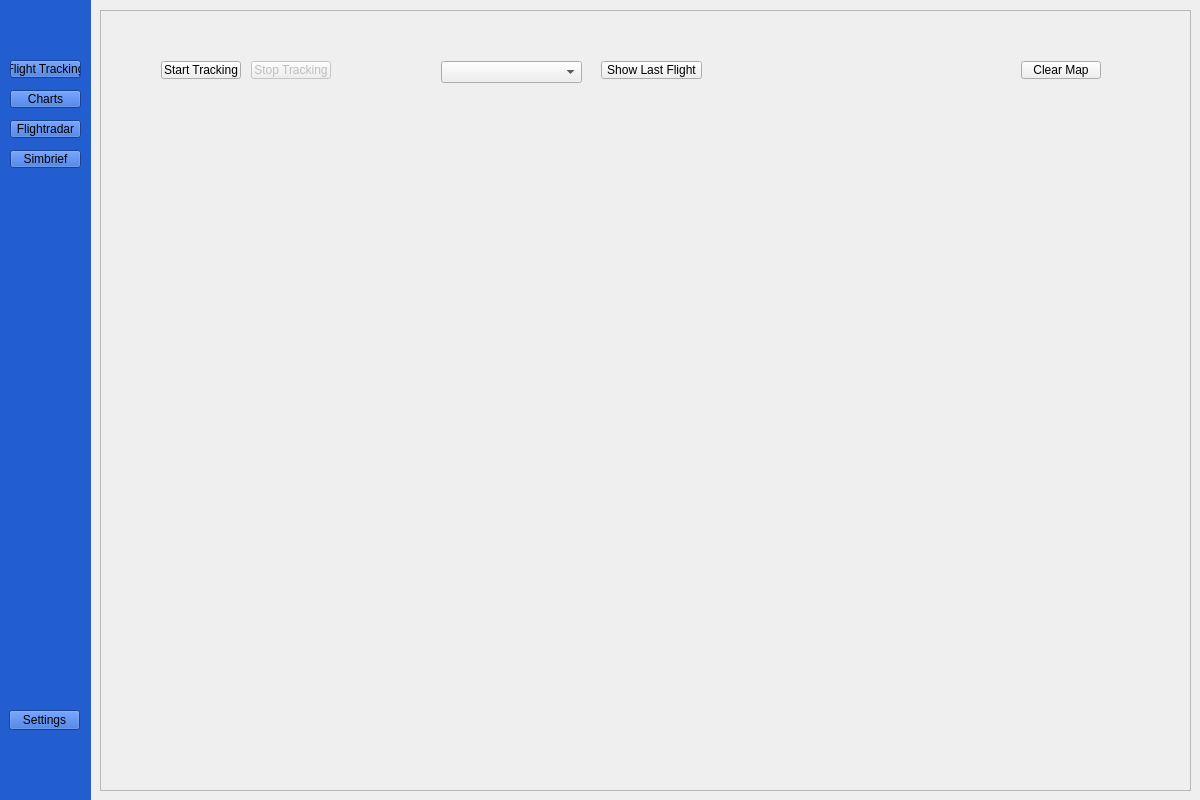
<?xml version="1.0" encoding="UTF-8"?>
<ui version="4.0">
 <class>tracking</class>
 <widget class="QWidget" name="tracking">
  <property name="geometry">
   <rect>
    <x>0</x>
    <y>0</y>
    <width>1200</width>
    <height>800</height>
   </rect>
  </property>
  <property name="sizePolicy">
   <sizepolicy hsizetype="Expanding" vsizetype="Expanding">
    <horstretch>0</horstretch>
    <verstretch>0</verstretch>
   </sizepolicy>
  </property>
  <property name="windowTitle">
   <string>Form</string>
  </property>
  <widget class="QFrame" name="frame">
   <property name="geometry">
    <rect>
     <x>-10</x>
     <y>-10</y>
     <width>101</width>
     <height>811</height>
    </rect>
   </property>
   <property name="sizePolicy">
    <sizepolicy hsizetype="Expanding" vsizetype="Expanding">
     <horstretch>0</horstretch>
     <verstretch>0</verstretch>
    </sizepolicy>
   </property>
   <property name="autoFillBackground">
    <bool>false</bool>
   </property>
   <property name="styleSheet">
    <string notr="true">background-color: #225ecf;</string>
   </property>
   <property name="frameShape">
    <enum>QFrame::Shape::Box</enum>
   </property>
   <property name="frameShadow">
    <enum>QFrame::Shadow::Raised</enum>
   </property>
   <property name="lineWidth">
    <number>0</number>
   </property>
   <widget class="QPushButton" name="flightTrackingPB">
    <property name="geometry">
     <rect>
      <x>20</x>
      <y>70</y>
      <width>71</width>
      <height>18</height>
     </rect>
    </property>
    <property name="text">
     <string>Flight Tracking</string>
    </property>
   </widget>
   <widget class="QPushButton" name="chartsPB">
    <property name="geometry">
     <rect>
      <x>20</x>
      <y>100</y>
      <width>71</width>
      <height>18</height>
     </rect>
    </property>
    <property name="styleSheet">
     <string notr="true"/>
    </property>
    <property name="text">
     <string>Charts</string>
    </property>
   </widget>
   <widget class="QPushButton" name="flightradarPB">
    <property name="geometry">
     <rect>
      <x>20</x>
      <y>130</y>
      <width>71</width>
      <height>18</height>
     </rect>
    </property>
    <property name="text">
     <string>Flightradar</string>
    </property>
   </widget>
   <widget class="QPushButton" name="simbriefPB">
    <property name="geometry">
     <rect>
      <x>20</x>
      <y>160</y>
      <width>71</width>
      <height>18</height>
     </rect>
    </property>
    <property name="text">
     <string>Simbrief</string>
    </property>
   </widget>
   <widget class="QPushButton" name="settings">
    <property name="geometry">
     <rect>
      <x>19</x>
      <y>720</y>
      <width>71</width>
      <height>20</height>
     </rect>
    </property>
    <property name="text">
     <string>Settings</string>
    </property>
   </widget>
  </widget>
  <widget class="QScrollArea" name="scrollArea">
   <property name="geometry">
    <rect>
     <x>100</x>
     <y>10</y>
     <width>1091</width>
     <height>781</height>
    </rect>
   </property>
   <property name="widgetResizable">
    <bool>true</bool>
   </property>
   <widget class="QWidget" name="scrollAreaWidgetContents">
    <property name="geometry">
     <rect>
      <x>0</x>
      <y>0</y>
      <width>1089</width>
      <height>779</height>
     </rect>
    </property>
    <widget class="QStackedWidget" name="stackedWidget">
     <property name="geometry">
      <rect>
       <x>10</x>
       <y>10</y>
       <width>1071</width>
       <height>761</height>
      </rect>
     </property>
     <widget class="QWidget" name="page">
      <widget class="QWidget" name="mapWidget" native="true">
       <property name="enabled">
        <bool>true</bool>
       </property>
       <property name="geometry">
        <rect>
         <x>30</x>
         <y>70</y>
         <width>961</width>
         <height>381</height>
        </rect>
       </property>
       <property name="sizePolicy">
        <sizepolicy hsizetype="Expanding" vsizetype="Expanding">
         <horstretch>0</horstretch>
         <verstretch>0</verstretch>
        </sizepolicy>
       </property>
      </widget>
      <widget class="QPushButton" name="startTrackingPB">
       <property name="geometry">
        <rect>
         <x>50</x>
         <y>40</y>
         <width>80</width>
         <height>18</height>
        </rect>
       </property>
       <property name="text">
        <string>Start Tracking</string>
       </property>
      </widget>
      <widget class="QPushButton" name="showLastPB">
       <property name="geometry">
        <rect>
         <x>490</x>
         <y>40</y>
         <width>101</width>
         <height>18</height>
        </rect>
       </property>
       <property name="text">
        <string>Show Last Flight</string>
       </property>
      </widget>
      <widget class="QPushButton" name="stopTrackingPB">
       <property name="enabled">
        <bool>false</bool>
       </property>
       <property name="geometry">
        <rect>
         <x>140</x>
         <y>40</y>
         <width>80</width>
         <height>18</height>
        </rect>
       </property>
       <property name="text">
        <string>Stop Tracking</string>
       </property>
      </widget>
      <widget class="QPushButton" name="clearMapPB">
       <property name="geometry">
        <rect>
         <x>910</x>
         <y>40</y>
         <width>80</width>
         <height>18</height>
        </rect>
       </property>
       <property name="text">
        <string>Clear Map</string>
       </property>
      </widget>
      <widget class="QComboBox" name="chooseSaveDD">
       <property name="geometry">
        <rect>
         <x>330</x>
         <y>40</y>
         <width>141</width>
         <height>22</height>
        </rect>
       </property>
      </widget>
      <widget class="QWidget" name="heightChart" native="true">
       <property name="geometry">
        <rect>
         <x>29</x>
         <y>460</y>
         <width>961</width>
         <height>171</height>
        </rect>
       </property>
      </widget>
      <widget class="QLabel" name="landingSpeedLabel">
       <property name="geometry">
        <rect>
         <x>50</x>
         <y>660</y>
         <width>301</width>
         <height>16</height>
        </rect>
       </property>
       <property name="text">
        <string/>
       </property>
      </widget>
      <widget class="QLabel" name="durationLabel">
       <property name="geometry">
        <rect>
         <x>360</x>
         <y>660</y>
         <width>261</width>
         <height>20</height>
        </rect>
       </property>
       <property name="text">
        <string/>
       </property>
      </widget>
     </widget>
     <widget class="QWidget" name="page_2"/>
     <widget class="QWidget" name="page_3"/>
     <widget class="QWidget" name="page_4"/>
     <widget class="QWidget" name="page_5"/>
    </widget>
   </widget>
  </widget>
  <zorder>scrollArea</zorder>
  <zorder>frame</zorder>
 </widget>
 <resources/>
 <connections/>
</ui>
